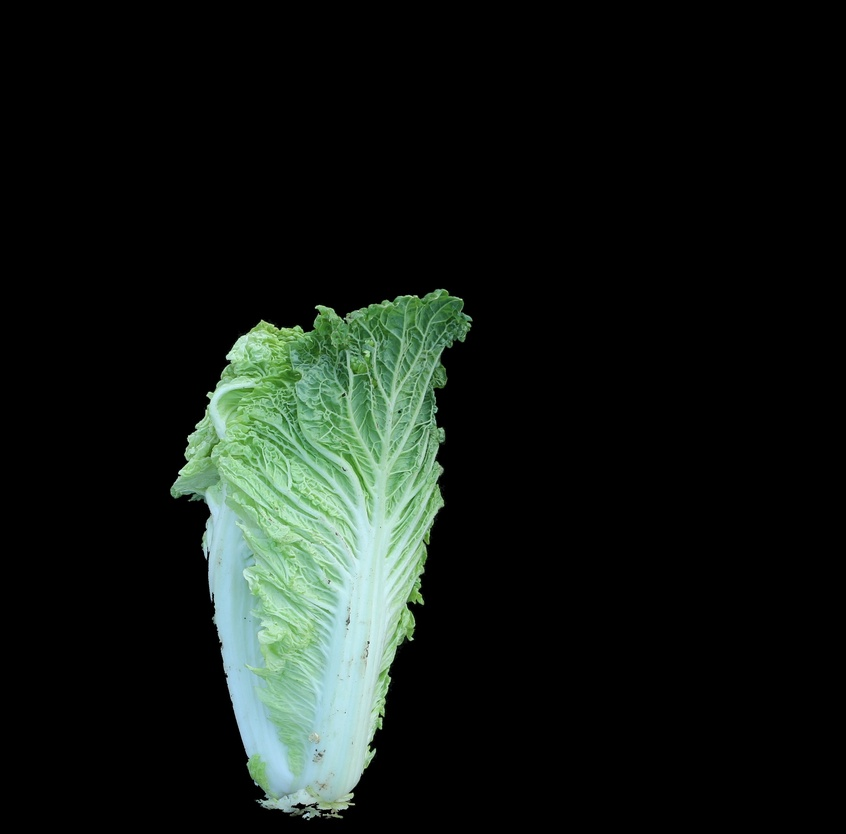
#> input picture output/center/centered_22A-T-34-2球形侧视图.JPG, 846 x 834 px, shrunk from 3105 x 3061 before the run
$ python Edge.py
#> lines starting #> are read from the running program, lines starting #| are printed output that depends on the picture; after the words box and inside, x2 and y2 are one past the last pixel; in counts of white or black regions, pixels touching at a corner belong together
import cv2
import numpy as np
import matplotlib.pyplot as plt

# 读取图片
image_path = "centered_22A-T-34-2球形侧视图.JPG"  # 替换为你的图片路径
image = cv2.imread(image_path)
#> image is the input picture: shape (834, 846, 3); mean B, G, R 21.6, 26.2, 19.4

# 将图像转换为灰度图像
gray = cv2.cvtColor(image, cv2.COLOR_BGR2GRAY)
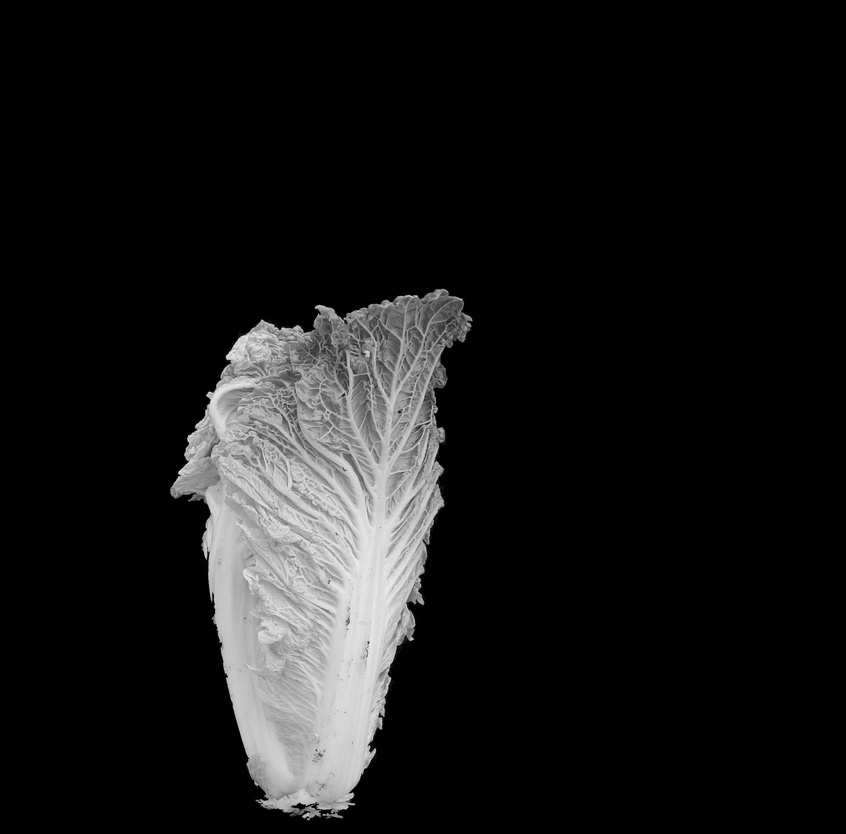
#> gray: shape (834, 846); min 0, max 240, mean 23.6

# 使用高斯模糊来减少噪声
blurred = cv2.GaussianBlur(gray, (5, 5), 0)

# 使用Canny边缘检测
edges = cv2.Canny(blurred, threshold1=50, threshold2=150)
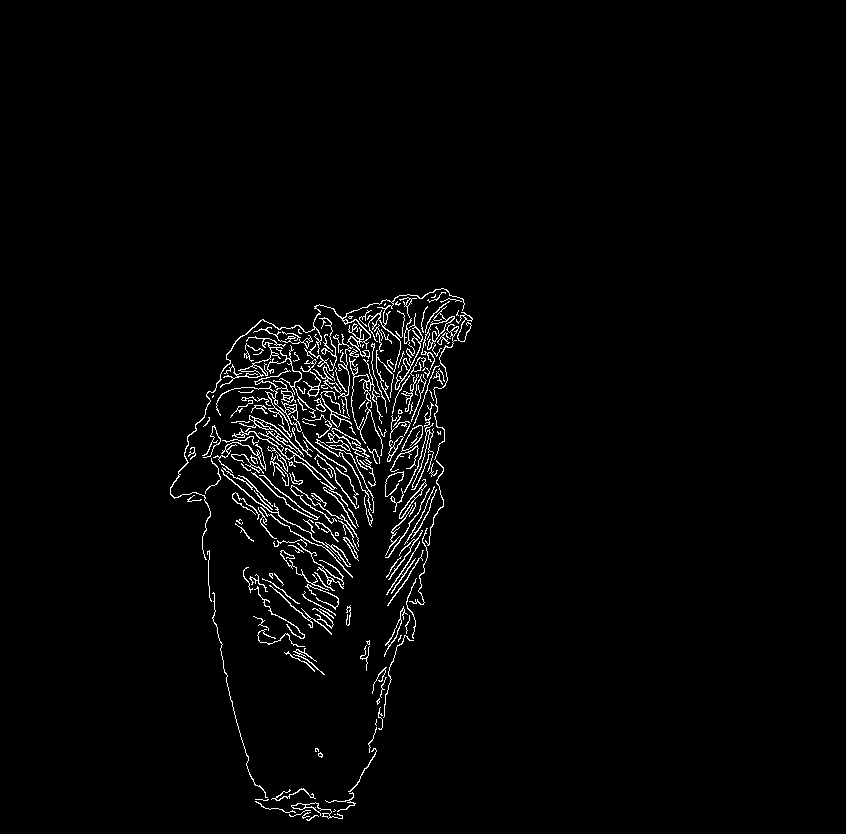
#> edges: shape (834, 846); 2.2% white in thin lines or dots, all inside (x1, y1, x2, y2) = (170, 288, 473, 821)

# 查找图像中的轮廓
contours, hierarchy = cv2.findContours(edges, cv2.RETR_EXTERNAL, cv2.CHAIN_APPROX_SIMPLE)
#> contours = 193 contours, 128 with area under 20; largest, box (x1, y1, x2, y2) and area: (315, 428, 376, 513) 492, (170, 288, 465, 560) 412, (232, 415, 348, 507) 386, (216, 385, 302, 432) 310, (401, 425, 423, 452) 262

# 在原始图像上绘制轮廓
image_with_contours = image.copy()
cv2.drawContours(image_with_contours, contours, -1, (0, 255, 0), 2)
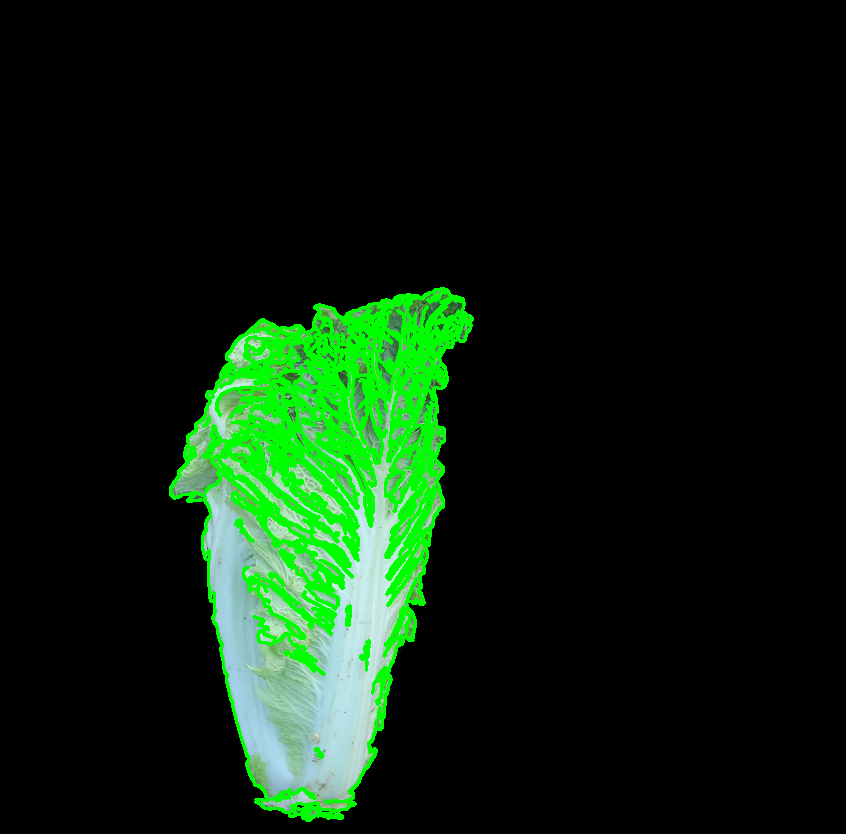
#> image_with_contours: shape (834, 846, 3); 6.54% of pixels changed, all inside (x1, y1, x2, y2) = (169, 287, 474, 822)

# 显示结果
plt.figure(figsize=(10, 10))

# 显示原图
plt.subplot(1, 3, 1)
plt.imshow(cv2.cvtColor(image, cv2.COLOR_BGR2RGB))
plt.title("Original Image")
plt.axis('off')

# 显示边缘检测后的图像
plt.subplot(1, 3, 2)
plt.imshow(edges, cmap='gray')
plt.title("Canny Edges")
plt.axis('off')

# 显示绘制轮廓的图像
plt.subplot(1, 3, 3)
plt.imshow(cv2.cvtColor(image_with_contours, cv2.COLOR_BGR2RGB))
plt.title("Contours")
plt.axis('off')

plt.show()
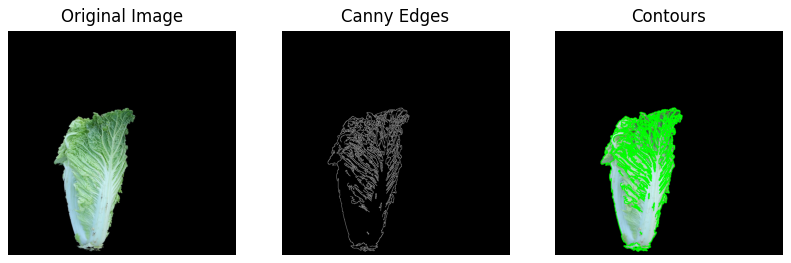
#> figure drawn by matplotlib, 3 panels

$ run again, with output/center/centered_22A-T-34-5球形侧视图.JPG copied over output/center/centered_22A-T-34-2球形侧视图.JPG
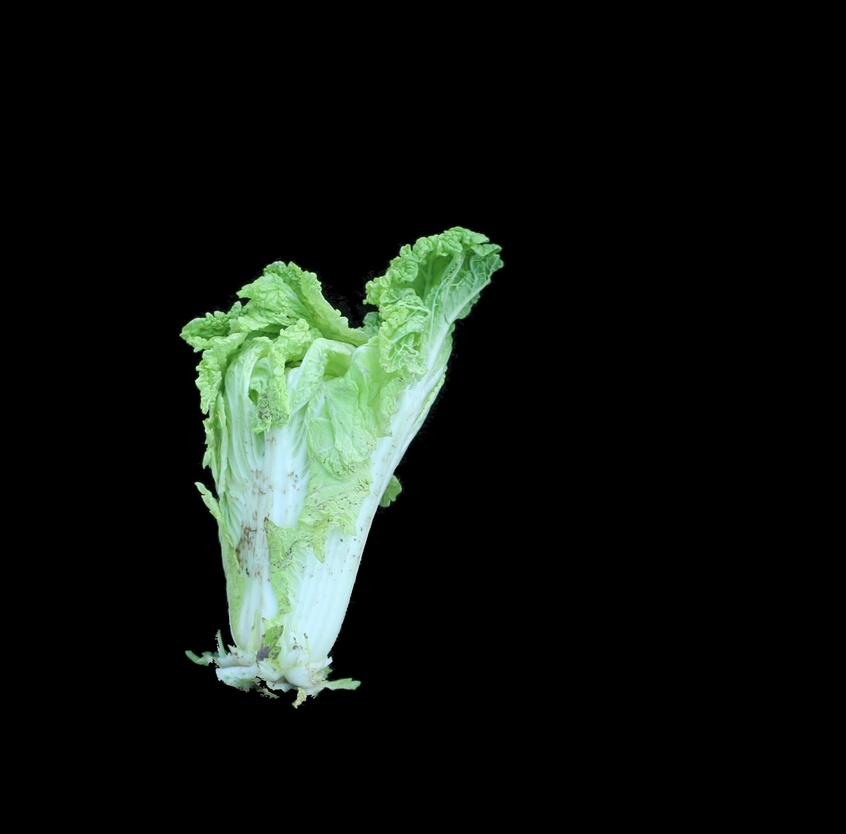
#> input picture output/center/centered_22A-T-34-5球形侧视图.JPG, 846 x 834 px, shrunk from 3105 x 3061 before the run
#> image is the input picture: shape (834, 846, 3); mean B, G, R 18.3, 23.1, 17.2
#> `edges = cv2.Canny(blurred, threshold1=50, threshold2=150)`:
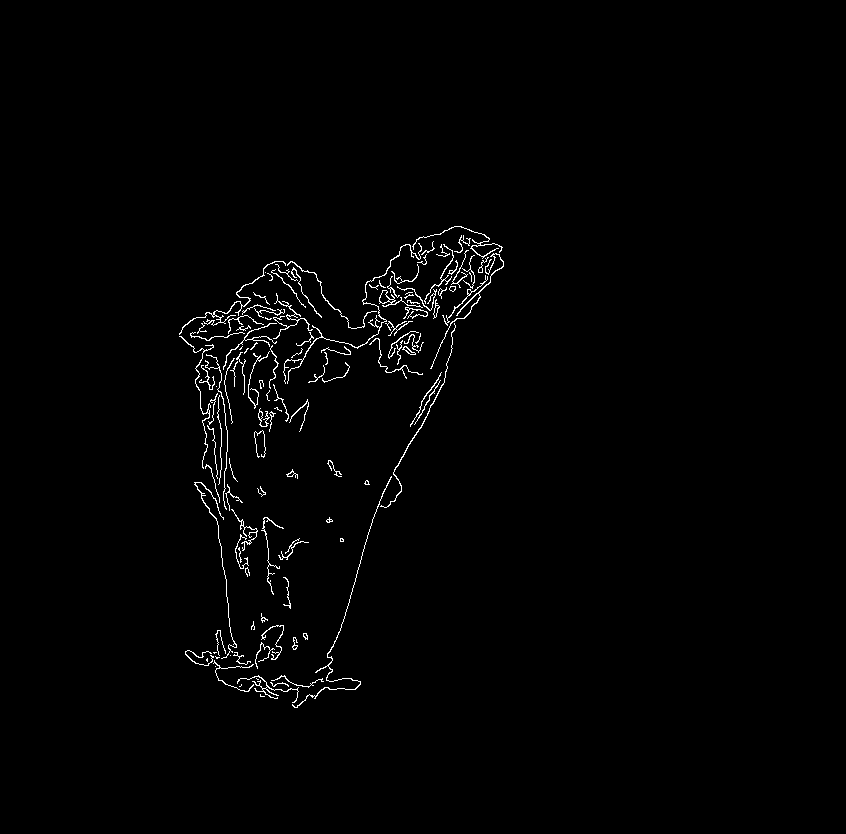
#> edges: shape (834, 846); 1.2% white in thin lines or dots, all inside (x1, y1, x2, y2) = (179, 226, 504, 708)
#> contours = 122 contours, 88 with area under 20; largest, box (x1, y1, x2, y2) and area: (379, 290, 423, 308) 116, (283, 243, 422, 384) 100, (179, 261, 286, 335) 88, (430, 253, 504, 369) 82, (292, 476, 392, 708) 70
#> image_with_contours: shape (834, 846, 3); 3.7% of pixels changed, all inside (x1, y1, x2, y2) = (178, 225, 505, 709)
#> `plt.show()`:
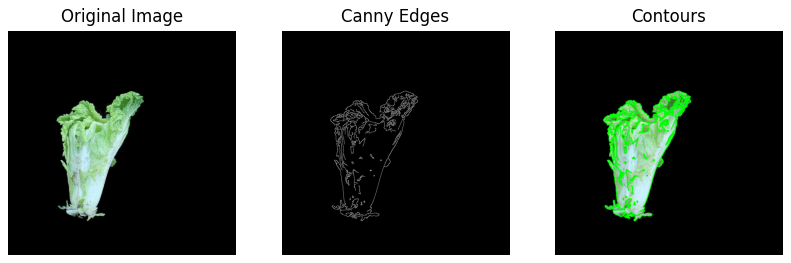
#> figure drawn by matplotlib, 3 panels

$ run again, with output/center/centered_22A-T-36-11球形侧视图.JPG copied over output/center/centered_22A-T-34-2球形侧视图.JPG
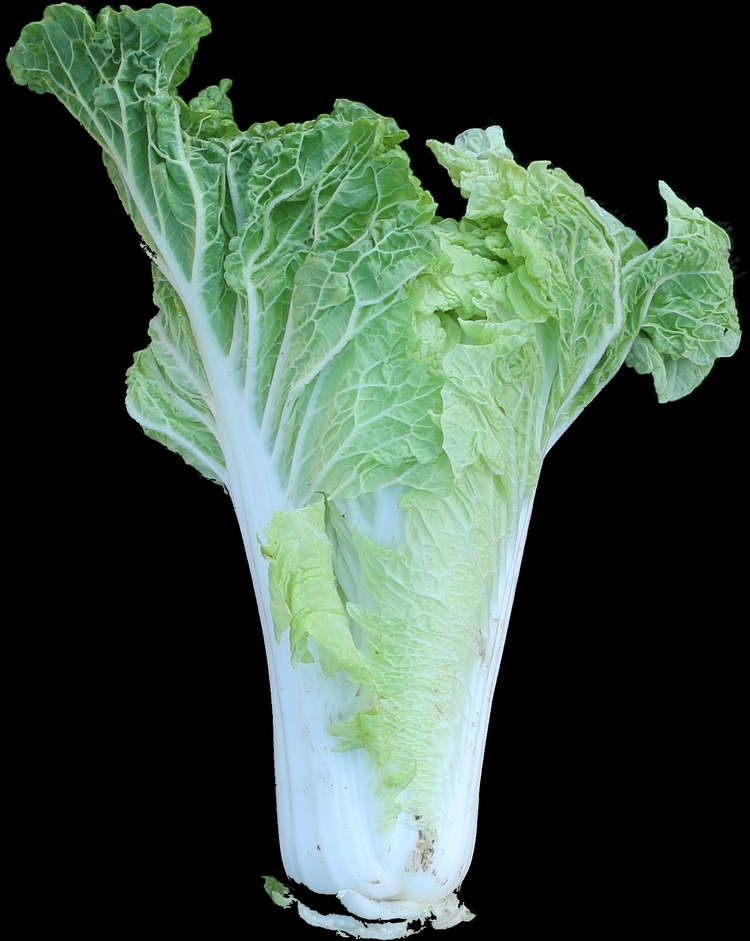
#> input picture output/center/centered_22A-T-36-11球形侧视图.JPG, 750 x 941 px, shrunk from 1608 x 2016 before the run
#> image is the input picture: shape (941, 750, 3); mean B, G, R 65.4, 78.9, 59.9
#> `edges = cv2.Canny(blurred, threshold1=50, threshold2=150)`:
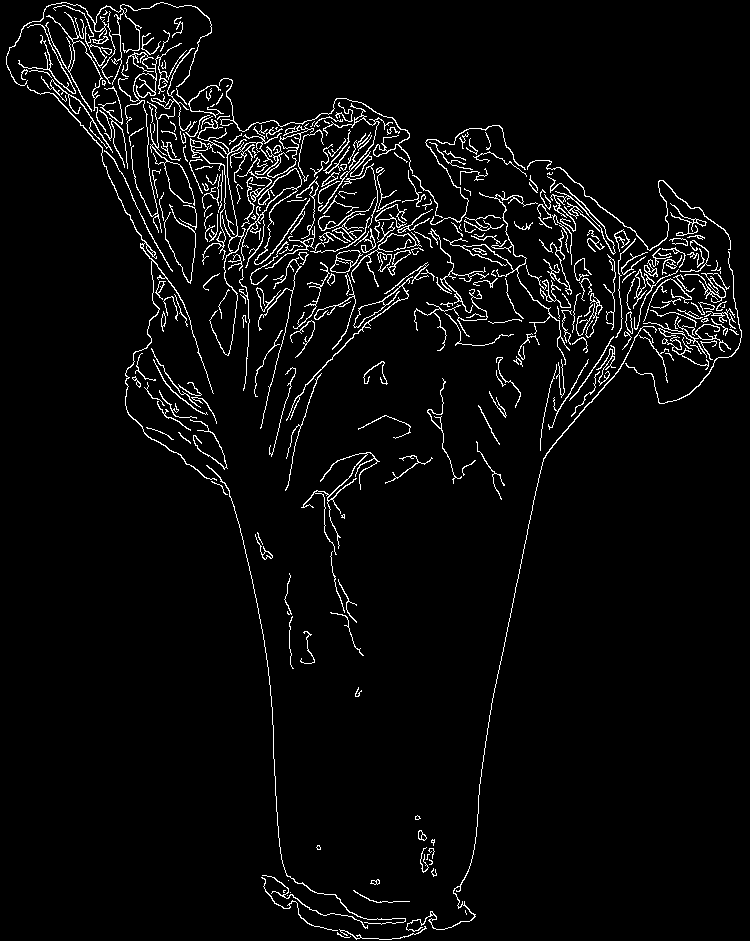
#> edges: shape (941, 750); 4.3% white in thin lines or dots
#> contours = 305 contours, 197 with area under 20; largest, box (x1, y1, x2, y2) and area: (286, 276, 413, 421) 457, (330, 250, 363, 273) 430, (197, 119, 282, 356) 313, (27, 85, 217, 481) 285, (241, 168, 310, 265) 248
#> image_with_contours: shape (941, 750, 3); 12.99% of pixels changed, all inside (x1, y1, x2, y2) = (5, 1, 743, 941)
#> `plt.show()`:
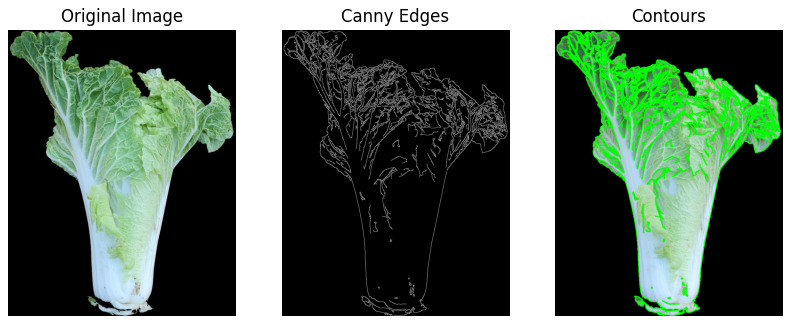
#> figure drawn by matplotlib, 3 panels
